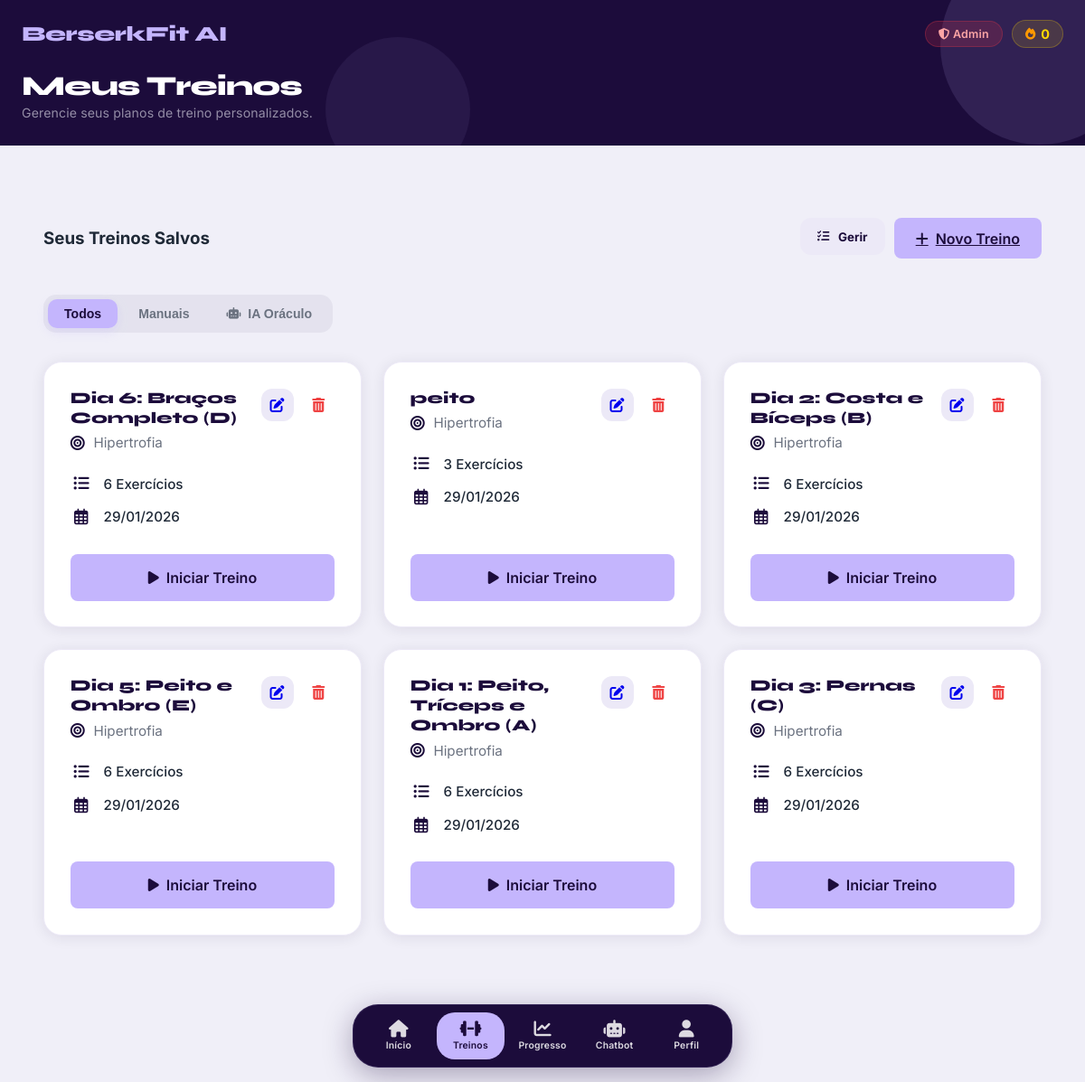
Page /treinos.php (signed in) on the committed database.
### tables this page shows
CREATE TABLE `treino` (
  `id_treino` int(11) NOT NULL AUTO_INCREMENT,
  `id_user` int(11) NOT NULL,
  `origem` varchar(20) DEFAULT 'Manual',
  `nome_treino` varchar(100) DEFAULT NULL,
  `foco` varchar(100) DEFAULT NULL,
  `data_criacao` date DEFAULT NULL,
  `ficheiro_gerado` varchar(255) DEFAULT '(CURRENT_DATE)',
  PRIMARY KEY (`id_treino`),
  KEY `treino_id_user_foreign` (`id_user`),
  CONSTRAINT `treino_id_user_foreign` FOREIGN KEY (`id_user`) REFERENCES `user` (`id_user`)
);

### ligacao.php (called while the page is built, shortened)
<?php
$servername = "localhost";
$username = "root";
$password = "";
$dbname = "berserkfit";
$conn = null;
try {
    $conn = new mysqli($servername, $username, $password, $dbname);
} catch (Exception $e) {
    die("Falhou a ligação à base de dados. Por favor, verifique as credenciais no ficheiro ligacao.php. Erro: " . $e->getMessage());
}
$conn->query("SET time_zone = '+01:00'");
if (isset($_SESSION['user_id'])) {
    $tabela_existe = $conn->query("SHOW TABLES LIKE 'day_streak'")->num_rows > 0;
    if ($tabela_existe) {
        $global_streak = 0;
    }
}
?>

### treinos.php (the view, shortened to what this page needs)
<?php
require 'ligacao.php';
$user_id = $_SESSION['user_id'];
$sql = "SELECT t.*, COUNT(e.id_exercicio) as qtd_exercicios
        FROM treino t
        LEFT JOIN exercicio e ON t.id_treino = e.id_treino
        WHERE t.id_user = ?
        GROUP BY t.id_treino
        ORDER BY t.data_criacao DESC";
$stmt = $conn->prepare($sql);
$stmt->bind_param("i", $user_id);
$stmt->execute();
$result = $stmt->get_result();
$treinos = [];
while ($row = $result->fetch_assoc()) {
    $treinos[] = $row;
}
$is_admin = false;
try {
    $sql_adm = "SELECT COALESCE(tipo_usuario, 'Usuario') as tipo_usuario FROM user WHERE id_user = ?";
    $stmt_adm = $conn->prepare($sql_adm);
    $stmt_adm->bind_param("i", $_SESSION['user_id']);
    $stmt_adm->execute();
    if ($row_adm = $stmt_adm->get_result()->fetch_assoc()) {
        $tipo_usr = $row_adm['tipo_usuario'] ?? 'Usuario';
        $is_admin = ($tipo_usr === 'Admin' || $tipo_usr === 'SuperAdmin');
    }
} catch (Exception $e) {}
?>
<!DOCTYPE html>
<html lang="pt-PT">
<head>
    <link rel="stylesheet" href="css/global.css?v=<?= time() ?>">
    <link rel="stylesheet" href="css/dashboard.css?v=<?= time() ?>">
    <link rel="stylesheet" href="css/treinos.css?v=<?= time() ?>">
    <link rel="stylesheet" href="https://cdnjs.cloudflare.com/ajax/libs/font-awesome/6.5.1/css/all.min.css">
</head>
<body>
    <header class="fade-in-element">
        <div class="header-top">
            <h1 class="app-title">BerserkFit AI</h1>
            <div class="header-actions">
                <?php if ($is_admin): ?>
                    <a href="admin.php" class="btn-admin">
                        <i class="fas fa-shield-alt"></i> Admin
                    </a>
                <?php endif; ?>
                <div class="streak-counter">
                    <i class="fa-solid fa-fire"></i>
                    <span><?= $global_streak ?? 0 ?></span>
                </div>
            </div>
        </div>
        <div class="header-greeting">
            <h2>Meus Treinos</h2>
            <p>Gerencie seus planos de treino personalizados.</p>
        </div>
    </header>
    <main>
        <section class="treinos-container fade-in-element">
            <div class="header-section">
                <h3>Seus Treinos Salvos</h3>
                <div class="header-actions-group">
                    <div style="display: flex; gap: 10px;">
                        <button id="btn-gerir" class="btn-secondary" style="padding: 0.8rem 1.2rem; height: 100%;">
                            <i class="fas fa-tasks"></i> Gerir
                        </button>
                        <a href="criar_treino.php" class="btn-primary">
                            <i class="fas fa-plus"></i> Novo Treino
                        </a>
                    </div>
                </div>
            </div>
            <div class="filters-container fade-in-element" style="padding: 0; margin-bottom: 2rem; justify-content: flex-start;">
                <div class="filters-group">
                    <button class="filter-btn active" data-filter="all">Todos</button>
                    <button class="filter-btn" data-filter="Manual">Manuais</button>
                    <button class="filter-btn" data-filter="Chatbot"><i class="fas fa-robot"></i> IA Oráculo</button>
                </div>
            </div>
            <div id="lista-treinos" class="treinos-grid">
                <?php if (empty($treinos)): ?>
                    <div class="empty-state" style="grid-column: 1/-1;">
                        <i class="fas fa-dumbbell"></i>
                        <h3>Nenhum treino encontrado</h3>
                        <p>Comece criando seu primeiro treino personalizado com o botão acima!</p>
                    </div>
                <?php else: ?>
                    <?php foreach ($treinos as $treino): ?>
                        <div class="treino-card" data-origem="<?= htmlspecialchars($treino['origem'] ?? 'Manual') ?>">
                            <div class="card-header">
                                <div>
                                    <div style="display:flex; align-items:center; gap:8px;">
                                        <h3 class="card-title"><?= htmlspecialchars($treino['nome_treino']) ?></h3>
                                    </div>
                                    <div class="card-foco">
                                        <i class="fas fa-bullseye"></i> <?= htmlspecialchars($treino['foco']) ?>
                                    </div>
                                </div>
                                <div class="card-options">
                                    <a href="editar_treino.php?id=<?= $treino['id_treino'] ?>" class="btn-icon" title="Editar">
                                        <i class="fas fa-edit"></i>
                                    </a>
                                    <button type="button" class="btn-icon btn-excluir btn-delete-single-card"
                                        title="Excluir" data-id="<?= $treino['id_treino'] ?>" style="background:none; border:none; cursor:pointer;">
                                        <i class="fas fa-trash-alt"></i>
                                    </button>
                                </div>
                            </div>
                            <div class="card-stats">
                                <div class="stat-item">
                                    <i class="fas fa-list-ul"></i>
                                    <span><?= $treino['qtd_exercicios'] ?> Exercícios</span>
                                </div>
                                <div class="stat-item">
                                    <i class="far fa-calendar-alt"></i>
                                    <span><?= date('d/m/Y', strtotime($treino['data_criacao'])) ?></span>
                                </div>
                            </div>
                            <a href="executar_treino.php?id=<?= $treino['id_treino'] ?>" class="btn-primary">
                                <i class="fas fa-play"></i> Iniciar Treino
                            </a>
                        </div>
                    <?php endforeach; ?>
                <?php endif; ?>
            </div>
        </section>
    </main>
    <?php include 'app_navbar.php'; ?>
</body>
</html>

### css/global.css (style rules this page uses)
:root { --cor-fundo: #f0eff8; --cor-primaria: #ffffff; --cor-secundaria: #ece9f7; --cor-destaque: #1c0c3b; --cor-destaque-escuro: #1c0c3b; --cor-intermedia: #c4b5fd; --cor-texto: #1f2937; --cor-texto-claro: #f8f7ff; --cor-amarela: #ffd700; --fonte-texto: "Inter", sans-serif; --fonte-titulo: "Syne", sans-serif; --cor-glass: rgba(255, 255, 255, 0.72); --sombra-card: 0 2px 16px rgba(28, 12, 59, 0.09); --cor-acento: #7c5cbf; --primary-color: var(--cor-intermedia); --primary-dark: var(--cor-destaque); --bg-dark: var(--cor-fundo); --bg-card: var(--cor-primaria); --text-light: var(--cor-texto); --text-gray: #6b7280; --border-color: var(--cor-secundaria); --cor-destaque-claro: rgba(196, 181, 253, 0.15); }
* { box-sizing: border-box; }
body { font-family: var(--fonte-texto); background: var(--cor-fundo); color: var(--cor-texto); margin: 0; padding: 0 0 110px 0; min-height: 100vh; }
header { background: var(--cor-destaque); border-bottom: none; box-shadow: none; padding: 22px 24px 28px; gap: 0; position: relative; overflow: hidden; margin-bottom: 20px; }
header::before { content: ''; position: absolute; top: -60px; right: -60px; width: 220px; height: 220px; border-radius: 50%; background: rgba(196, 181, 253, 0.12); pointer-events: none; }
header::after { content: ''; position: absolute; bottom: -40px; left: 30%; width: 160px; height: 160px; border-radius: 50%; background: rgba(196, 181, 253, 0.07); pointer-events: none; }
.header-top { display: flex; justify-content: space-between; align-items: center; margin-bottom: 26px; position: relative; z-index: 2; }
.app-title { font-family: var(--fonte-titulo); font-size: 1.45em; font-weight: 800; margin: 0; color: var(--cor-intermedia); letter-spacing: -0.02em; }
.header-actions { display: flex; gap: 10px; align-items: center; }
.btn-admin { color: #fca5a5; text-decoration: none; font-size: 0.78em; font-weight: 600; padding: 6px 14px; background: rgba(220, 53, 69, 0.2); border-radius: 20px; border: 1px solid rgba(220, 53, 69, 0.3); transition: background 0.25s; letter-spacing: 0.02em; }
.streak-counter { display: flex; align-items: center; gap: 6px; background: rgba(255, 216, 0, 0.12); border: 1px solid rgba(255, 216, 0, 0.25); padding: 6px 14px; border-radius: 20px; font-weight: 700; font-size: 0.9em; color: #ffd700; font-family: var(--fonte-texto); }
.streak-counter .fa-fire { color: #ff9900; font-size: 0.9em; }
.header-greeting { position: relative; z-index: 2; }
.header-greeting h2 { font-family: var(--fonte-titulo); font-size: 1.9em; font-weight: 800; margin: 0; color: #fff; letter-spacing: -0.03em; line-height: 1.1; }
.header-greeting p { font-family: var(--fonte-texto); font-size: 0.88em; color: rgba(248, 247, 255, 0.55); margin: 4px 0 0; letter-spacing: 0.01em; }
main { padding: 20px 16px; max-width: 1200px; margin: 0 auto; }
.fade-in-element { animation: fadeIn 0.6s ease both; }

### css/dashboard.css (style rules this page uses)
main { padding: 20px 16px; }
section { margin-bottom: 30px; }
.fade-in-element { animation: fadeIn 0.6s ease both; }

### rows in the picture
treino: nome_treino "Dia 6: Braços Completo (D)", foco "Hipertrofia", qtd_exercicios "6", data_criacao "29/01/2026"
treino: nome_treino "peito", foco "Hipertrofia", qtd_exercicios "3", data_criacao "29/01/2026"
treino: nome_treino "Dia 2: Costa e Bíceps (B)", foco "Hipertrofia", qtd_exercicios "6", data_criacao "29/01/2026"
treino: nome_treino "Dia 5: Peito e Ombro (E)", foco "Hipertrofia", qtd_exercicios "6", data_criacao "29/01/2026"
treino: nome_treino "Dia 1: Peito, Tríceps e Ombro (A)", foco "Hipertrofia", qtd_exercicios "6", data_criacao "29/01/2026"
treino: nome_treino "Dia 3: Pernas (C)", foco "Hipertrofia", qtd_exercicios "6", data_criacao "29/01/2026"

### other values in the picture
$global_streak "0"
